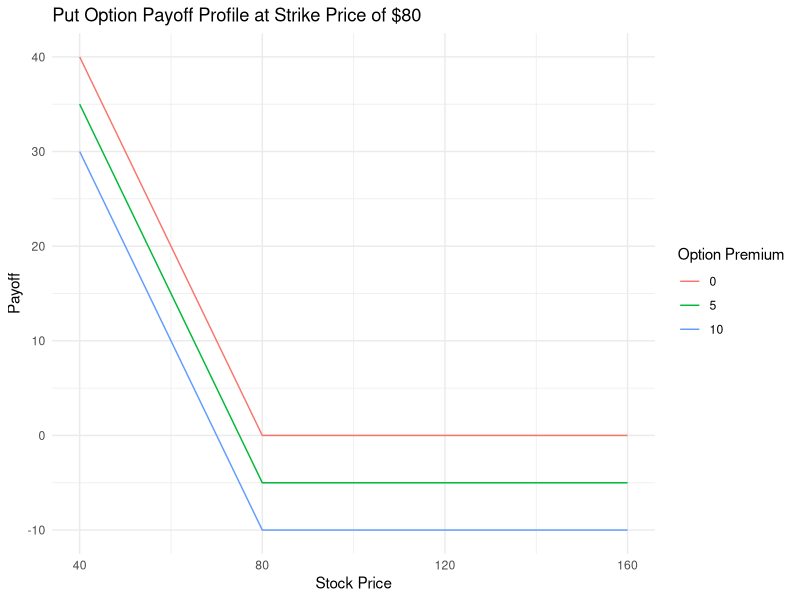

R code for this plot:
## ---- chunk 1
knitr::opts_chunk$set(echo = TRUE)
library(ggplot2)
## ---- chunk 2
# Function to calculate put option payoff
put_payoff <- function(stock_price, strike_price, premium) {
  payoff <- ifelse(stock_price < strike_price,
    strike_price - stock_price, 0
  ) - premium
  return(payoff)
}

# Define stock price range and strike price
stock_price <- seq(40, 160, by = 1) # Stock price range
strike_price <- 80 # Strike price

# Calculate put option payoffs for different premiums
premiums <- c(0, 5, 10) # Premiums
payoffs <- sapply(
  premiums,
  function(p) put_payoff(stock_price, strike_price, p)
)

# Create data frame for plotting
df <- data.frame(
  stock_price = rep(stock_price, length(premiums)),
  Payoff = c(payoffs),
  Premium = factor(rep(premiums, each = length(stock_price)))
)

# Plot put option payoff profile
ggplot(df, aes(x = stock_price, y = Payoff, color = Premium)) +
  geom_line() +
  labs(x = "Stock Price", y = "Payoff", color = "Option Premium") +
  theme_minimal() +
  ggtitle("Put Option Payoff Profile at Strike Price of $80")
